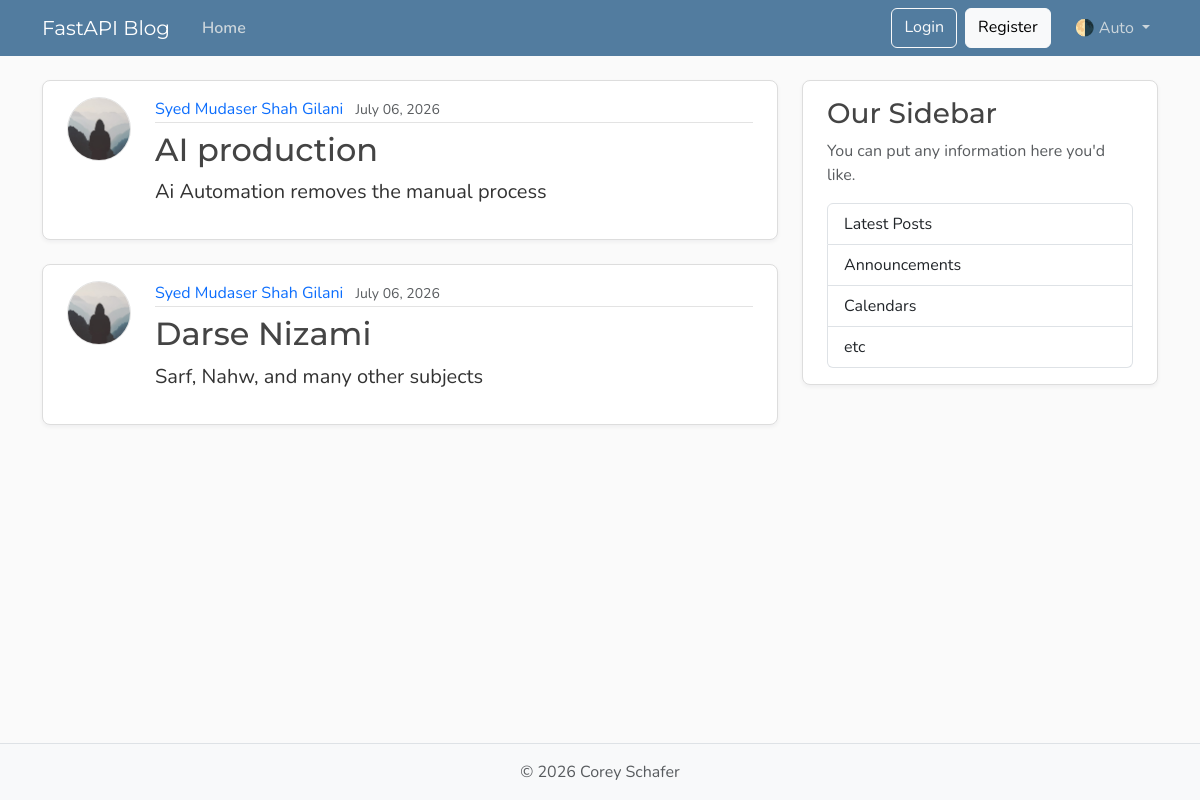
The page /posts on the database its author committed.
### models.py (models this page shows, shortened)
class Post(Base):
    __tablename__ = "posts"
    id: Mapped[int] = mapped_column(Integer, primary_key=True, index=True)
    title: Mapped[str] = mapped_column(String(100), nullable=False)
    content: Mapped[str] = mapped_column(Text, nullable=False)
    user_id: Mapped[int] = mapped_column(
        ForeignKey("users.id"),
        nullable=False,
        index=True,
    )
    date_posted: Mapped[datetime] = mapped_column(
        DateTime(timezone=True),
        default=lambda: datetime.now(UTC),
    )
    author: Mapped[User] = relationship(back_populates="posts")

class User(Base):
    __tablename__ = "users"
    id: Mapped[int] = mapped_column(Integer, primary_key=True, index=True)
    username: Mapped[str] = mapped_column(String(50), unique=True, nullable=False)
    email: Mapped[str] = mapped_column(String(120), unique=True, nullable=False)
    image_file: Mapped[str | None] = mapped_column(
        String(200),
        nullable=True,
        default=None,
    )
    posts: Mapped[list[Post]] = relationship(back_populates="author")

### main.py (the view)
@app.get("/", include_in_schema=False, name="home")
@app.get("/posts", include_in_schema=False, name="posts")
def home(request: Request, db: Annotated[Session, Depends(get_db)]):
    result = db.execute(select(models.Post))
    posts = result.scalars().all()
    return templates.TemplateResponse(
        request,
        "home.html",
        {"posts": posts, "title": "Home"},
    )

### templates/home.html
{% extends "layout.html" %}
{% block content %}
  {% for post in posts %}
    <article class="content-section py-3 px-4 mb-4">
      <div class="d-flex align-items-start gap-4">
        <img class="rounded-circle article-img flex-shrink-0"
             src="{{ post.author.image_path }}"
             alt="{{ post.author.username }}'s profile picture"
             width="64"
             height="64"
             loading="lazy">
        <div class="flex-grow-1">
          <div class="article-metadata mb-2">
            <a class="me-2"
               href="{{ url_for("user_posts", user_id=post.author.id) }}">{{ post.author.username }}</a>
            <small class="text-body-secondary">{{ post.date_posted.strftime("%B %d, %Y") }}</small>
          </div>
          <h2>
            <a class="article-title"
               href="{{ url_for("post_page", post_id=post.id) }}">{{ post.title }}</a>
          </h2>
          <p class="article-content">{{ post.content }}</p>
        </div>
      </div>
    </article>
  {% endfor %}
{% endblock content %}

### templates/layout.html (shortened to what this page needs)
<!DOCTYPE html>
<html lang="en">
  <head>
    <link href="https://cdn.jsdelivr.net/npm/bootstrap@5.3.8/dist/css/bootstrap.min.css"
          rel="stylesheet"
>
    <link rel="stylesheet"
          type="text/css"
          href="{{ url_for("static", path='css/main.css') }}">
  </head>
  <body class="d-flex flex-column min-vh-100">
    <header class="site-header">
      <nav class="navbar navbar-expand-md bg-steel fixed-top"
           data-bs-theme="dark">
        <div class="container">
          <a class="navbar-brand me-4" href="{{ url_for("home") }}">FastAPI Blog</a>
          <div class="collapse navbar-collapse" id="navbarToggle">
            <div class="navbar-nav me-auto">
              <a class="nav-link active"
                 aria-current="page"
                 href="{{ url_for("home") }}">Home</a>
            </div>
            <div class="navbar-nav">
              <a class="btn btn-outline-light mb-2 mb-md-0 me-md-2" href="#">Login</a>
              <a class="btn btn-light mb-2 mb-md-0 me-md-3" href="#">Register</a>
              <div class="nav-item dropdown">
                <a class="nav-link dropdown-toggle"
                   href="#"
                   role="button"
                   id="bd-theme"
                   data-bs-toggle="dropdown"
                   aria-expanded="false">
                  <span id="bd-theme-text">🌗 Auto</span>
                </a>
              </div>
            </div>
          </div>
        </div>
      </nav>
    </header>
    <main role="main" class="container">
      <div class="row">
        <div class="col-md-8">
          {% block content %}
          {% endblock content %}
        </div>
        <aside class="col-md-4">
          <div class="content-section py-3 px-4 mb-4">
            <h3>Our Sidebar</h3>
            <p class="text-body-secondary">You can put any information here you'd like.</p>
            <ul class="list-group">
              <li class="list-group-item">Latest Posts</li>
              <li class="list-group-item">Announcements</li>
              <li class="list-group-item">Calendars</li>
              <li class="list-group-item">etc</li>
            </ul>
          </div>
        </aside>
      </div>
    </main>
    <footer class="mt-auto py-3 bg-body-tertiary border-top">
      <div class="container text-center">
        <p class="text-body-secondary mb-0">
          © <span id="year"></span> Corey Schafer
        </p>
      </div>
    </footer>
  </body>
</html>

### static/css/main.css (style rules this page uses)
:root { --font-heading: "Montserrat", system-ui, -apple-system, BlinkMacSystemFont, sans-serif; --font-body: "Nunito", system-ui, -apple-system, BlinkMacSystemFont, sans-serif; --color-bg-body: #fafafa; --color-bg-content: #ffffff; --color-text-primary: #333333; --color-text-heading: #444444; --color-steel: #527c9f; --color-nav-link: #cbd5db; --color-nav-link-hover: #ffffff; --color-link-hover: #428bca; --color-border: #dddddd; --color-border-light: #e3e3e3; --spacing-xl: 5rem; --article-img-size: 4rem; --account-img-size: 7.813rem; }
body { font-family: var(--font-body); background: var(--color-bg-body); color: var(--color-text-primary); }
main { padding-top: var(--spacing-xl); }
h1, h2, h3, h4, h5, h6 { font-family: var(--font-heading); color: var(--color-text-heading); }
.navbar-brand { font-family: var(--font-heading); }
a { text-decoration: none; }
.bg-steel { background-color: var(--color-steel); }
.site-header .navbar-nav .nav-link { color: var(--color-nav-link); transition: color 0.2s ease-in-out; }
.site-header .navbar-nav .nav-link.active { font-weight: 600; }
.content-section { background: var(--color-bg-content); border: 1px solid var(--color-border); border-radius: 0.5rem; box-shadow: 0 2px 4px rgba(15, 23, 42, 0.05); transition: box-shadow 0.15s ease, transform 0.15s ease, border-color 0.15s ease; }
.article-title { color: var(--color-text-heading); transition: color 0.2s ease-in-out; }
.article-content { white-space: pre-line; font-size: 1.25rem; }
.article-img { height: var(--article-img-size); width: var(--article-img-size); flex-shrink: 0; object-fit: cover; border: 1px solid var(--color-border-light); box-shadow: 0 0 0 2px var(--color-bg-content); }
.article-metadata { padding-bottom: 0.063rem; border-bottom: 1px solid var(--color-border-light); }
.article-metadata a { transition: color 0.2s ease-in-out; }
[data-bs-theme="dark"] { --color-bg-body: #1a1a1a; --color-bg-content: #2d2d2d; --color-text-primary: #e0e0e0; --color-text-heading: #f0f0f0; --color-border: #404040; --color-border-light: #4a4a4a; }

### rows shown on the page
Post: author.username "Syed Mudaser Shah Gilani", date_posted "July 06, 2026", title "AI production", content "Ai Automation removes the manual process"
Post: author.username "Syed Mudaser Shah Gilani", date_posted "July 06, 2026", title "Darse Nizami", content "Sarf, Nahw, and many other subjects"
